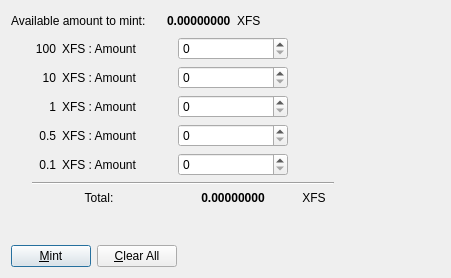
<?xml version="1.0" encoding="UTF-8"?>
<ui version="4.0">
 <class>ManualMintDialog</class>
 <widget class="QDialog" name="ManualMintDialog">
  <property name="geometry">
   <rect>
    <x>0</x>
    <y>0</y>
    <width>451</width>
    <height>278</height>
   </rect>
  </property>
  <property name="windowTitle">
   <string>Coin Selection</string>
  </property>
  <layout class="QVBoxLayout" name="verticalLayout">
   <item>
    <layout class="QVBoxLayout" name="verticalLayout_2">
     <item>
      <layout class="QHBoxLayout" name="horizontalLayout">
       <item>
        <widget class="QLabel" name="label">
         <property name="minimumSize">
          <size>
           <width>150</width>
           <height>0</height>
          </size>
         </property>
         <property name="text">
          <string>Available amount to mint:</string>
         </property>
        </widget>
       </item>
       <item>
        <widget class="QLabel" name="availableAmount">
         <property name="font">
          <font>
           <weight>75</weight>
           <bold>true</bold>
          </font>
         </property>
         <property name="text">
          <string>0.00000000</string>
         </property>
        </widget>
       </item>
       <item>
        <widget class="QLabel" name="label_3">
         <property name="text">
          <string>XFS</string>
         </property>
        </widget>
       </item>
       <item>
        <spacer name="horizontalSpacer">
         <property name="orientation">
          <enum>Qt::Horizontal</enum>
         </property>
         <property name="sizeHint" stdset="0">
          <size>
           <width>40</width>
           <height>20</height>
          </size>
         </property>
        </spacer>
       </item>
      </layout>
     </item>
     <item>
      <layout class="QHBoxLayout" name="horizontalLayout_5">
       <item>
        <spacer name="horizontalSpacer_3">
         <property name="orientation">
          <enum>Qt::Horizontal</enum>
         </property>
         <property name="sizeType">
          <enum>QSizePolicy::Fixed</enum>
         </property>
         <property name="sizeHint" stdset="0">
          <size>
           <width>15</width>
           <height>20</height>
          </size>
         </property>
        </spacer>
       </item>
       <item>
        <layout class="QGridLayout" name="gridLayout">
         <item row="4" column="1">
          <widget class="QLabel" name="label_13">
           <property name="text">
            <string>XFS : Amount</string>
           </property>
           <property name="margin">
            <number>0</number>
           </property>
          </widget>
         </item>
         <item row="6" column="0" colspan="2">
          <layout class="QFormLayout" name="formLayout_3">
           <property name="labelAlignment">
            <set>Qt::AlignCenter</set>
           </property>
           <property name="formAlignment">
            <set>Qt::AlignHCenter|Qt::AlignTop</set>
           </property>
           <item row="0" column="0" colspan="2">
            <widget class="QLabel" name="label_14">
             <property name="text">
              <string>Total:</string>
             </property>
             <property name="alignment">
              <set>Qt::AlignCenter</set>
             </property>
            </widget>
           </item>
          </layout>
         </item>
         <item row="4" column="2">
          <widget class="QSpinBox" name="coinAmount01"/>
         </item>
         <item row="3" column="1">
          <widget class="QLabel" name="label_12">
           <property name="text">
            <string>XFS : Amount</string>
           </property>
           <property name="margin">
            <number>0</number>
           </property>
          </widget>
         </item>
         <item row="1" column="0">
          <widget class="QLabel" name="label_7">
           <property name="text">
            <string>10</string>
           </property>
           <property name="alignment">
            <set>Qt::AlignRight|Qt::AlignTrailing|Qt::AlignVCenter</set>
           </property>
           <property name="margin">
            <number>0</number>
           </property>
          </widget>
         </item>
         <item row="2" column="2">
          <widget class="QSpinBox" name="coinAmount1"/>
         </item>
         <item row="2" column="1">
          <widget class="QLabel" name="label_11">
           <property name="text">
            <string>XFS : Amount</string>
           </property>
           <property name="margin">
            <number>0</number>
           </property>
          </widget>
         </item>
         <item row="2" column="0">
          <widget class="QLabel" name="label_6">
           <property name="text">
            <string>1</string>
           </property>
           <property name="alignment">
            <set>Qt::AlignRight|Qt::AlignTrailing|Qt::AlignVCenter</set>
           </property>
           <property name="margin">
            <number>0</number>
           </property>
          </widget>
         </item>
         <item row="1" column="1">
          <widget class="QLabel" name="label_10">
           <property name="text">
            <string>XFS : Amount</string>
           </property>
           <property name="margin">
            <number>0</number>
           </property>
          </widget>
         </item>
         <item row="4" column="0">
          <widget class="QLabel" name="label_5">
           <property name="text">
            <string>0.1</string>
           </property>
           <property name="alignment">
            <set>Qt::AlignRight|Qt::AlignTrailing|Qt::AlignVCenter</set>
           </property>
           <property name="margin">
            <number>0</number>
           </property>
          </widget>
         </item>
         <item row="0" column="2">
          <widget class="QSpinBox" name="coinAmount100"/>
         </item>
         <item row="1" column="2">
          <widget class="QSpinBox" name="coinAmount10"/>
         </item>
         <item row="5" column="0" colspan="4">
          <layout class="QFormLayout" name="formLayout">
           <item row="0" column="1">
            <widget class="Line" name="line">
             <property name="orientation">
              <enum>Qt::Horizontal</enum>
             </property>
            </widget>
           </item>
          </layout>
         </item>
         <item row="6" column="3">
          <widget class="QLabel" name="label_15">
           <property name="minimumSize">
            <size>
             <width>40</width>
             <height>0</height>
            </size>
           </property>
           <property name="text">
            <string>XFS</string>
           </property>
           <property name="alignment">
            <set>Qt::AlignCenter</set>
           </property>
          </widget>
         </item>
         <item row="0" column="1">
          <widget class="QLabel" name="label_9">
           <property name="minimumSize">
            <size>
             <width>110</width>
             <height>0</height>
            </size>
           </property>
           <property name="text">
            <string>XFS : Amount</string>
           </property>
           <property name="margin">
            <number>0</number>
           </property>
          </widget>
         </item>
         <item row="3" column="0">
          <widget class="QLabel" name="label_8">
           <property name="text">
            <string>0.5</string>
           </property>
           <property name="alignment">
            <set>Qt::AlignRight|Qt::AlignTrailing|Qt::AlignVCenter</set>
           </property>
           <property name="margin">
            <number>0</number>
           </property>
          </widget>
         </item>
         <item row="3" column="2">
          <widget class="QSpinBox" name="coinAmount05"/>
         </item>
         <item row="6" column="2">
          <widget class="QLabel" name="totalAmount">
           <property name="minimumSize">
            <size>
             <width>110</width>
             <height>0</height>
            </size>
           </property>
           <property name="font">
            <font>
             <weight>75</weight>
             <bold>true</bold>
            </font>
           </property>
           <property name="layoutDirection">
            <enum>Qt::LeftToRight</enum>
           </property>
           <property name="text">
            <string>0.00000000</string>
           </property>
           <property name="alignment">
            <set>Qt::AlignCenter</set>
           </property>
          </widget>
         </item>
         <item row="0" column="0">
          <widget class="QLabel" name="label_4">
           <property name="minimumSize">
            <size>
             <width>30</width>
             <height>0</height>
            </size>
           </property>
           <property name="text">
            <string>100</string>
           </property>
           <property name="alignment">
            <set>Qt::AlignRight|Qt::AlignTrailing|Qt::AlignVCenter</set>
           </property>
           <property name="margin">
            <number>0</number>
           </property>
          </widget>
         </item>
        </layout>
       </item>
       <item>
        <spacer name="horizontalSpacer_4">
         <property name="orientation">
          <enum>Qt::Horizontal</enum>
         </property>
         <property name="sizeHint" stdset="0">
          <size>
           <width>40</width>
           <height>20</height>
          </size>
         </property>
        </spacer>
       </item>
      </layout>
     </item>
     <item>
      <spacer name="verticalSpacer">
       <property name="orientation">
        <enum>Qt::Vertical</enum>
       </property>
       <property name="sizeHint" stdset="0">
        <size>
         <width>20</width>
         <height>40</height>
        </size>
       </property>
      </spacer>
     </item>
     <item>
      <layout class="QHBoxLayout" name="horizontalLayout_2">
       <item>
        <widget class="QPushButton" name="mintButton">
         <property name="text">
          <string>&amp;Mint</string>
         </property>
         <property name="icon">
          <iconset>
           <normaloff>../res/icons/add.png</normaloff>../res/icons/add.png</iconset>
         </property>
        </widget>
       </item>
       <item>
        <widget class="QPushButton" name="clearAllButton">
         <property name="text">
          <string>&amp;Clear All</string>
         </property>
         <property name="icon">
          <iconset>
           <normaloff>../res/icons/quit.png</normaloff>../res/icons/quit.png</iconset>
         </property>
        </widget>
       </item>
       <item>
        <spacer name="horizontalSpacer_2">
         <property name="orientation">
          <enum>Qt::Horizontal</enum>
         </property>
         <property name="sizeHint" stdset="0">
          <size>
           <width>40</width>
           <height>20</height>
          </size>
         </property>
        </spacer>
       </item>
      </layout>
     </item>
    </layout>
   </item>
  </layout>
 </widget>
 <resources/>
 <connections/>
</ui>
